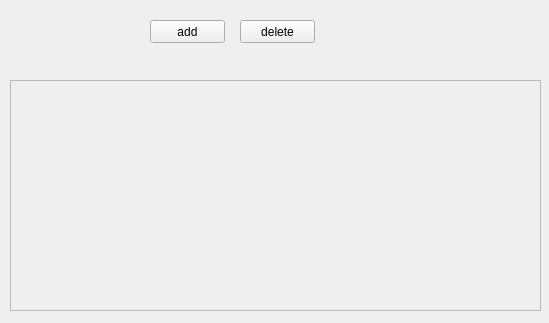
<?xml version="1.0" encoding="UTF-8"?>
<ui version="4.0">
 <class>initCenter</class>
 <widget class="QWidget" name="initCenter">
  <property name="geometry">
   <rect>
    <x>0</x>
    <y>0</y>
    <width>549</width>
    <height>323</height>
   </rect>
  </property>
  <property name="windowTitle">
   <string>Form</string>
  </property>
  <widget class="QScrollArea" name="scrollArea">
   <property name="geometry">
    <rect>
     <x>10</x>
     <y>80</y>
     <width>531</width>
     <height>231</height>
    </rect>
   </property>
   <property name="widgetResizable">
    <bool>true</bool>
   </property>
   <property name="alignment">
    <set>Qt::AlignCenter</set>
   </property>
   <widget class="QWidget" name="scrollAreaWidgetContents">
    <property name="geometry">
     <rect>
      <x>0</x>
      <y>0</y>
      <width>529</width>
      <height>229</height>
     </rect>
    </property>
   </widget>
  </widget>
  <widget class="QPushButton" name="addDevice">
   <property name="geometry">
    <rect>
     <x>150</x>
     <y>20</y>
     <width>75</width>
     <height>23</height>
    </rect>
   </property>
   <property name="text">
    <string>add</string>
   </property>
  </widget>
  <widget class="QPushButton" name="delDevice">
   <property name="geometry">
    <rect>
     <x>240</x>
     <y>20</y>
     <width>75</width>
     <height>23</height>
    </rect>
   </property>
   <property name="text">
    <string>delete</string>
   </property>
  </widget>
 </widget>
 <resources/>
 <connections/>
</ui>
